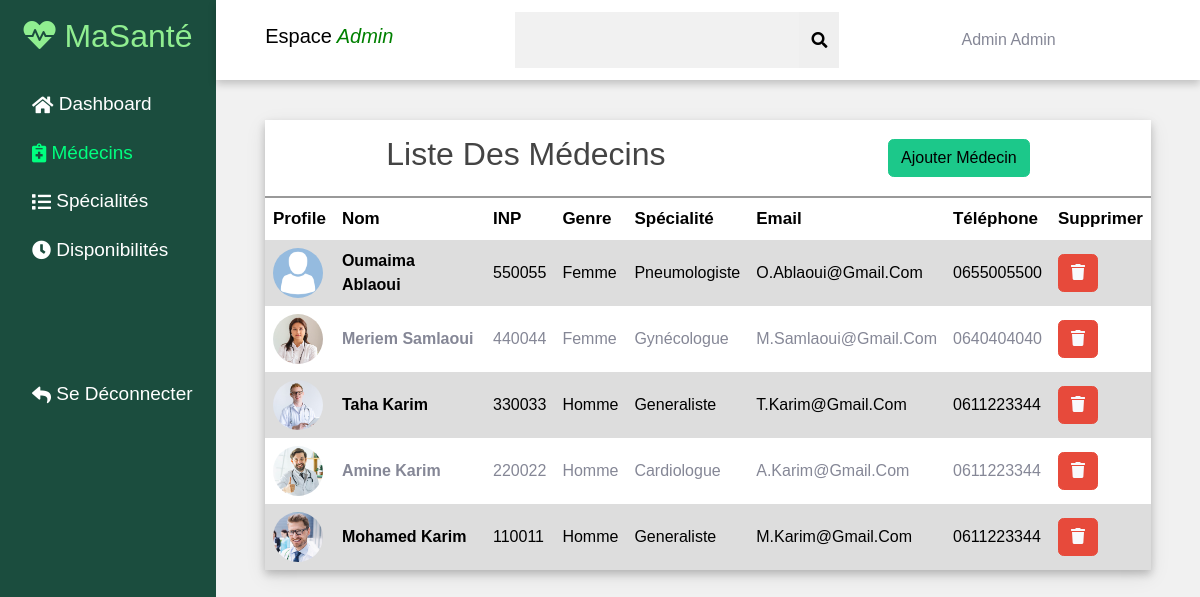
Page /admin/med.php on the committed database.
### tables this page shows
CREATE TABLE `medecin` (
  `inp` bigint(20) NOT NULL,
  `nom_complet` varchar(60) DEFAULT NULL,
  `daten` varchar(60) DEFAULT NULL,
  `genre` varchar(60) DEFAULT NULL,
  `specialite` varchar(60) DEFAULT NULL,
  `email` varchar(60) DEFAULT NULL,
  `tel` varchar(60) DEFAULT NULL,
  `adresse` text DEFAULT NULL,
  `username` varchar(60) DEFAULT NULL,
  `pwd` varchar(60) DEFAULT NULL,
  `img` varchar(60) NOT NULL,
  `status` varchar(60) DEFAULT NULL,
  `desc` text DEFAULT NULL,
  `sign` varchar(80) DEFAULT NULL
);

### admin/med.php (the view, shortened to what this page needs)
<?php
include 'connexion.php';
?>
<!DOCTYPE html>
<html lang="en">
<head>
        <link rel="stylesheet" href="../medecin/assets/bootstrap/css/bootstrap.min.css">
    <link rel="stylesheet" href="../medecin/assets/fonts/fontawesome-all.min.css">
    <link rel="stylesheet" href="styles.css">
</head>
<body>
    <div class="side-menu">
        <div class="brand-name">
            <h2 style="color:lightgreen;">
             <a href="#" style="color: lightgreen"> <i class="fa fa-heartbeat" aria-hidden="true"></i> <span>MaSanté</span></a>
   </h2>
        </div>
        <ul>
            <a href="index.php" ><li><i class="fa fa-home" ></i>&nbsp; <span>Dashboard</span></li></a>
            <a href="med.php"><li id="active"><i class="fa fa-notes-medical"></i>&nbsp;<span>Médecins</span> </li></a>
            <a href="spec.php"><li><i class="fa fa-list"></i>&nbsp;<span>Spécialités</span></li></a>
            <a href="disp.php"><li><i class="fa fa-clock"></i>&nbsp;<span>Disponibilités</span> </li></a>
           <br><br><br><br>
            <a href="../patient/logout.php"><li><i class="fa fa-reply"></i>&nbsp;<span>Se Déconnecter</span> </li></a>
        </ul>
    </div>
    <div class="container">
        <div class="header">
            <div class="nav">
                <h5 style="color:black">Espace<i style="color:green"> Admin</i></h5></span>
                <div class="search">
                    <input type="text" placeholder=" ">
                    <button style="height:7vh"><i class="fa fa-search"></i></button>
                </div>
                <div class="user">
                    <div>
                       admin admin
                    </div>
                </div>
            </div>
        </div>
        <div class="content">
            <div class="cards">
            </div>
            <div class="content-2">
                <div class="new-students">
                    <div class="title">
                        <h2>Liste Des Médecins</h2>
                       <a href="signup_med_form.php" class="btn btn-success">Ajouter Médecin</a>
                    </div>
                    <table>
                        <tr>
                            <th>Profile</th>
                            <th>Nom</th>
                            <th>INP</th>
                            <th>Genre</th>
                            <th>Spécialité</th>
                            <th>Email</th>
                            <th>Téléphone</th>
                            <th>Supprimer</th>
                        </tr>
             <?php
                             $sql="select *  from medecin order by inp desc";
                             $result=mysqli_query($conx,$sql);
                             if($result){
                                while($row=mysqli_fetch_assoc($result)){
                                $inp=$row["inp"];
                                $nom_complet=$row["nom_complet"];
                                $genre=$row["genre"];
                                $specialite=$row["specialite"];
                                $email=$row["email"];
                                $tel=$row["tel"];
                                $img=$row['img'];
                                echo' <tr>
                                <td>'.'<img src='.$img.' style="border-radius:50%;">'.'</td>
                                <td id="med">'.$nom_complet.'</td>
                                <td scope="row">'.$inp.'</th>
                                <td>'.$genre.'</td>
                                <td>'.$specialite.'</td>
                                <td>'.$email.'</td>
                                <td>'.$tel.'</td>
                                <td>
                                   <button class="btn btn-danger "><a class="text-light" href="delete.php?inp='.$inp.'"><i class="fa fa-trash"></i></a></button>
                               </td>
                                </tr>';
                            }}
                             ?>
                    </table>
                </div>
            </div>
        </div>
    </div>
</body>
</html>

### admin/styles.css (style rules this page uses)
* { margin: 0; padding: 0; box-sizing: border-box; font-family: 'Poppins', sans-serif; }
body { min-height: 100vh; text-transform: capitalize; }
a { text-decoration: none; }
li { list-style: none; }
h2 { color: #444; }
.title { display: flex; align-items: center; justify-content: space-around; padding: 15px 10px; border-bottom: 2px solid #999; }
table { padding: 10px; }
th, td { text-align: left; padding: 8px; }
th { color: black; font-size: 17px; font-weight: bold; color: black; }
.side-menu { position: fixed; background:#1b4d3e; width: 18vw; min-height: 100vh; display: flex; flex-direction: column; }
.side-menu .brand-name { height: 10vh; display: flex; align-items: center; justify-content: center; color: white; }
.side-menu li { font-size: 19px; padding: 10px 0px; color: white; display: flex; align-items: center; }
#active { color:springgreen; }
.container { position: absolute; right: 0; width: 82vw; height: 100vh; background: #f1f1f1; }
.container .header { position: fixed; top: 0; right: 0; width: 82vw; height: 10vh; background: white; display: flex; align-items: center; justify-content: center; box-shadow: 0 4px 8px 0 rgba(0, 0, 0, 0.2); z-index: 1; }
.container .header .nav { width: 90%; display: flex; align-items: center; }
.container .header .nav .search { flex: 3; display: flex; justify-content: center; }
.container .header .nav .search input[type=text] { border: none; background: #f1f1f1; padding: 10px; width: 50%; }
.container .header .nav .search button { width: 40px; height: 40px; border: none; display: flex; align-items: center; justify-content: center; }
.container .header .nav .user { flex: 1; display: flex; justify-content: space-between; align-items: center; }
.container .content { position: relative; margin-top: 10vh; min-height: 90vh; background: #f1f1f1; }
.container .content .cards { padding: 20px 15px; display: flex; align-items: center; justify-content: space-between; flex-wrap: wrap; }
.container .content .content-2 { min-height: 60vh; display: flex; justify-content: space-around; align-items: flex-start; flex-wrap: wrap; }
.container .content .content-2 .new-students { flex: 2; background: white; min-height: 50vh; margin: 0 25px; box-shadow: 0 4px 8px 0 rgba(0, 0, 0, 0.2), 0 6px 20px 0 rgba(0, 0, 0, 0.09); display: flex; flex-direction: column; }
.container .content .content-2 .new-students table td:nth-child(1) img { height: 50px; width: 50px; }
table tr:nth-child(even) { background:#ddd; color: black; }
table td:nth-child(1) { font-weight: bold; }
#med { font-weight: bold; }

### rows in the picture
medecin: img (placeholder picture), nom_complet "Oumaima Ablaoui", inp "550055", genre "Femme", specialite "Pneumologiste", email "O.Ablaoui@gmail.com", tel "0655005500"
medecin: img (picture), nom_complet "Meriem Samlaoui", inp "440044", genre "Femme", specialite "Gynécologue", email "M.samlaoui@gmail.com", tel "0640404040"
medecin: img (picture), nom_complet "Taha Karim", inp "330033", genre "Homme", specialite "Generaliste", email "T.karim@gmail.com", tel "0611223344"
medecin: img (picture), nom_complet "Amine Karim", inp "220022", genre "Homme", specialite "Cardiologue", email "A.karim@gmail.com", tel "0611223344"
medecin: img (picture), nom_complet "Mohamed Karim", inp "110011", genre "Homme", specialite "Generaliste", email "M.karim@gmail.com", tel "0611223344"
